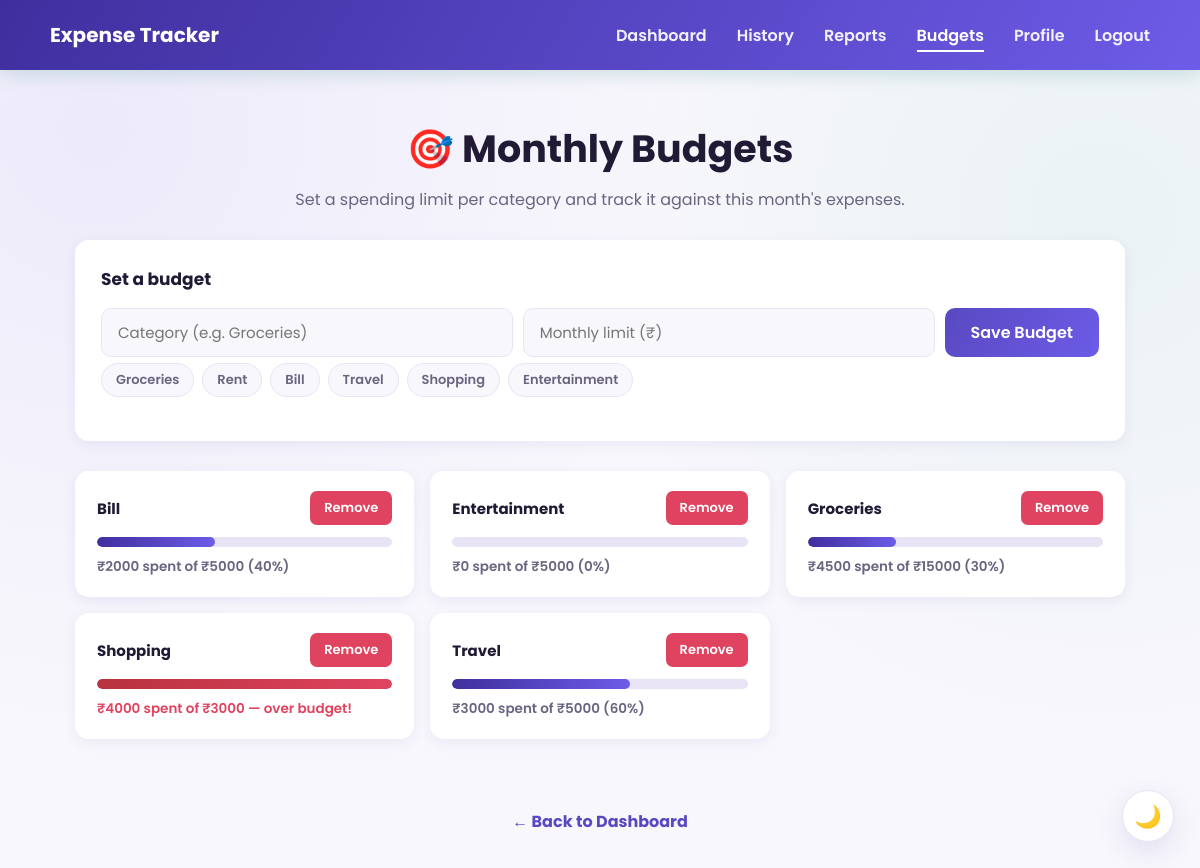
/budgets (signed in), run on the app's committed database.
### tables this page shows
CREATE TABLE budgets (
            id INTEGER PRIMARY KEY AUTOINCREMENT,
            user_id INTEGER,
            category TEXT NOT NULL,
            monthly_limit REAL NOT NULL,
            FOREIGN KEY(user_id) REFERENCES users(id),
            UNIQUE(user_id, category)
        );

### app.py (the view, shortened to what this page needs)
@app.route("/budgets", methods=["GET", "POST"])
@login_required
def budgets():
    user_id = session["user_id"]
    return render_template("budgets.html", budget_status=get_budget_status(user_id))

### app.py (called while the page is built)
def get_db():
    conn = sqlite3.connect(DB_NAME)
    conn.row_factory = sqlite3.Row
    return conn

def login_required(view_func):
    @wraps(view_func)
    def wrapped(*args, **kwargs):
        if "user_id" not in session:
            flash("Please log in to continue.")
            return redirect(url_for("login"))
        return view_func(*args, **kwargs)
    return wrapped

@app.context_processor
def inject_user():
    return {"current_user_name": session.get("user_name")}

### templates/budgets.html (shortened to what this page needs)
<!DOCTYPE html>
<html lang="en">
<head>
    <link rel="stylesheet" href="{{ url_for('static', filename='css/style.css') }}">
</head>
<body>
<nav>
    <h2>Expense Tracker</h2>
    <ul>
        <li><a href="{{ url_for('dashboard') }}">Dashboard</a></li>
        <li><a href="{{ url_for('transaction_history') }}">History</a></li>
        <li><a href="{{ url_for('reports') }}">Reports</a></li>
        <li><a href="{{ url_for('budgets') }}" class="active">Budgets</a></li>
        <li><a href="{{ url_for('profile') }}">Profile</a></li>
        <li><a href="{{ url_for('logout') }}">Logout</a></li>
    </ul>
</nav>
<section class="history-section">
    <h1>🎯 Monthly Budgets</h1>
    <p>Set a spending limit per category and track it against this month's expenses.</p>
    <div class="budget-form-card">
        <h3>Set a budget</h3>
        <form method="POST" action="{{ url_for('budgets') }}" class="budget-form">
            <input type="text" id="budget-category" name="category" placeholder="Category (e.g. Groceries)" required>
            <input type="number" name="monthly_limit" min="1" step="1" placeholder="Monthly limit (₹)" required>
            <button type="submit" class="primary-btn">Save Budget</button>
        </form>
        <div class="chip-row">
            <span class="chip" data-target="budget-category">Groceries</span>
            <span class="chip" data-target="budget-category">Rent</span>
            <span class="chip" data-target="budget-category">Bill</span>
            <span class="chip" data-target="budget-category">Travel</span>
            <span class="chip" data-target="budget-category">Shopping</span>
            <span class="chip" data-target="budget-category">Entertainment</span>
        </div>
    </div>
    {% if budget_status %}
    <div class="budget-list">
        {% for b in budget_status %}
        <div class="budget-item-card">
            <div class="budget-item-head">
                <span class="budget-cat-name">{{ b.category }}</span>
                <a href="{{ url_for('delete_budget', budget_id=b.id) }}"
                   class="delete-btn"
                   onclick="return confirm('Remove budget for {{ b.category }}?')">Remove</a>
            </div>
            <div class="budget-progress-track">
                <div class="budget-progress-fill {{ 'over-budget' if b.over else '' }}" style="width: {{ b.percent }}%;"></div>
            </div>
            <div class="budget-item-foot {{ 'over-budget-text' if b.over else '' }}">
                ₹{{ "%.0f"|format(b.spent) }} spent of ₹{{ "%.0f"|format(b.limit) }}
                {% if b.over %} — over budget!{% else %} ({{ b.percent }}%){% endif %}
            </div>
        </div>
        {% endfor %}
    </div>
    {% else %}
    <div class="empty-state">No budgets set yet — add one above to start tracking.</div>
    {% endif %}
</section>
<div class="back-dashboard">
    <a href="{{ url_for('dashboard') }}" class="back-btn">← Back to Dashboard</a>
</div>
</body>
</html>

### static/css/style.css (style rules this page uses)
:root { --brand: #6C5CE7; --brand-dark: #5849C2; --brand-deep: #3F2F9E; --ink: #201A35; --muted: #6B6480; --bg: #F8F7FC; --card: #FFFFFF; --border: #E8E4F5; --income: #0EA472; --income-soft: #E3F7EF; --expense: #E0435F; --expense-soft: #FDEAEE; --radius: 14px; --shadow-sm: 0 4px 14px rgba(63, 47, 158, 0.07); --shadow-md: 0 10px 28px rgba(63, 47, 158, 0.12); --shadow-lg: 0 18px 44px rgba(63, 47, 158, 0.16); --font: 'Poppins', 'Segoe UI', Arial, sans-serif; }
* { margin:0; padding:0; box-sizing:border-box; font-family: var(--font); }
html { scroll-behavior: smooth; }
body { background: var(--bg); color: var(--ink); -webkit-font-smoothing: antialiased; animation: page-in 0.35s ease both; }
a { color: inherit; }
nav { min-height: 70px; background: linear-gradient(120deg, var(--brand-deep), var(--brand)); display: flex; align-items: center; justify-content: space-between; padding: 14px 50px; position: sticky; top: 0; z-index: 100; box-shadow: 0 4px 18px rgba(15, 118, 110, 0.18); }
nav h2 { color: white; font-size: 20px; font-weight: 700; }
nav ul { display: flex; align-items: center; gap: 30px; list-style: none; }
nav ul li a { text-decoration: none; color: white; font-weight: 600; opacity: 0.92; padding-bottom: 3px; border-bottom: 2px solid transparent; transition: opacity 0.2s ease, border-color 0.2s ease; }
nav ul li a:hover, nav ul li a.active { opacity: 1; border-color: white; }
.primary-btn, .secondary-btn { display:inline-block; text-decoration:none; padding:15px 35px; border-radius:10px; font-size:16px; font-weight:600; cursor:pointer; border: none; transition: transform 0.2s ease, box-shadow 0.2s ease, background 0.2s ease; }
.primary-btn { background: linear-gradient(120deg, var(--brand-dark), var(--brand)); color:white; }
.back-btn { display:inline-block; text-align:center; margin-top:20px; text-decoration:none; color: var(--brand-dark); font-weight:700; transition: color 0.2s ease; }
.history-section { width:92%; max-width:1050px; margin:50px auto; text-align:center; }
.history-section h1 { font-size:38px; margin-bottom:10px; color: var(--ink); }
.history-section p { color: var(--muted); margin-bottom:28px; }
.delete-btn { background: var(--expense); color: white; padding: 7px 14px; text-decoration: none; border-radius: 7px; font-weight: 600; font-size: 13px; display: inline-block; transition: 0.2s ease; }
.back-dashboard { text-align: center; margin: 34px 0; }
body { background: radial-gradient(circle at 8% 15%, rgba(108, 92, 231, 0.08), transparent 45%), radial-gradient(circle at 92% 25%, rgba(14, 164, 114, 0.06), transparent 40%), var(--bg); }
.chip-row { display: flex; flex-wrap: wrap; gap: 8px; margin: -8px 0 18px; }
.chip { background: var(--bg); border: 1.5px solid var(--border); color: var(--muted); font-size: 13px; font-weight: 600; padding: 6px 14px; border-radius: 999px; cursor: pointer; transition: all 0.18s ease; }
.budget-form-card { background: var(--card); border-radius: var(--radius); padding: 26px; box-shadow: var(--shadow-sm); margin-bottom: 30px; text-align: left; }
.budget-form-card h3 { color: var(--ink); margin-bottom: 16px; font-size: 17px; }
.budget-form { display: flex; gap: 10px; flex-wrap: wrap; margin-bottom: 14px; }
.budget-form input { flex: 1; min-width: 160px; padding: 12px 16px; border: 1.5px solid var(--border); border-radius: 10px; font-size: 15px; font-family: var(--font); background: var(--bg); transition: border-color 0.2s ease; }
.budget-form .primary-btn { padding: 12px 26px; }
.budget-list { display: grid; grid-template-columns: repeat(auto-fit, minmax(260px, 1fr)); gap: 16px; text-align: left; }
.budget-item-card { background: var(--card); border-radius: var(--radius); padding: 20px 22px; box-shadow: var(--shadow-sm); }
.budget-item-head { display: flex; justify-content: space-between; align-items: center; margin-bottom: 12px; }
.budget-cat-name { font-weight: 700; color: var(--ink); font-size: 15px; }
.budget-progress-track { height: 10px; background: var(--border); border-radius: 999px; overflow: hidden; margin-bottom: 10px; }
.budget-progress-fill { height: 100%; border-radius: 999px; background: linear-gradient(90deg, var(--brand-deep), var(--brand)); transition: width 0.5s ease; }
.budget-progress-fill.over-budget { background: linear-gradient(90deg, #b8323f, var(--expense)); }
.budget-item-foot { font-size: 13.5px; color: var(--muted); font-weight: 600; }
.budget-item-foot.over-budget-text { color: var(--expense); }

### data on the page
budgets: category "Bill", spent "2000", limit "5000", percent "40"
budgets: category "Entertainment", spent "0", limit "5000", percent "0"
budgets: category "Groceries", spent "4500", limit "15000", percent "30"
budgets: category "Shopping", {{ b.percent }} 100 (drawn), spent "4000", limit "3000", shows "— over budget!"
budgets: category "Travel", spent "3000", limit "5000", percent "60"
